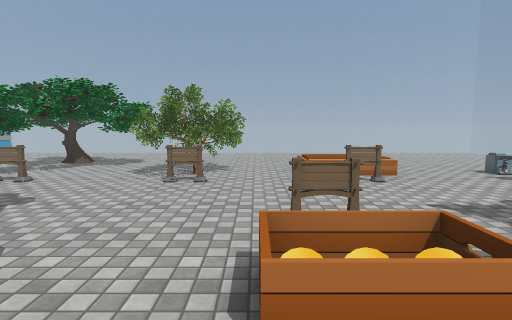
[1] (above)

24 first-person views from a walk through a scene from a Unity 3-D project. The camera is 1.5 m above the floor, tilts 6° down and sees 80° across. The floor is counted in squares, 1 m on a side. Each view is taken from the middle of a square. On the plan, view 1 faces up. The plan holds only what a view shows up to about 15 squares ahead; the rest is blank. The player is left out. Some surface patterns are stand-ins.

[2]
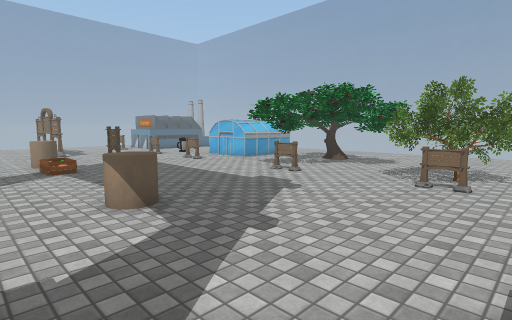

[3]
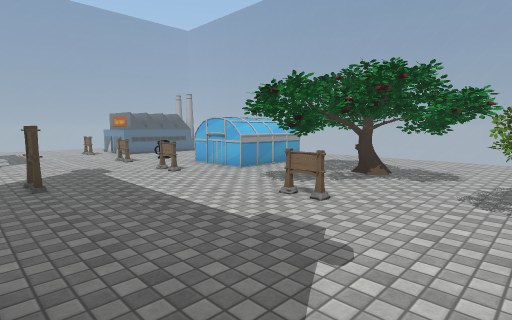

[4]
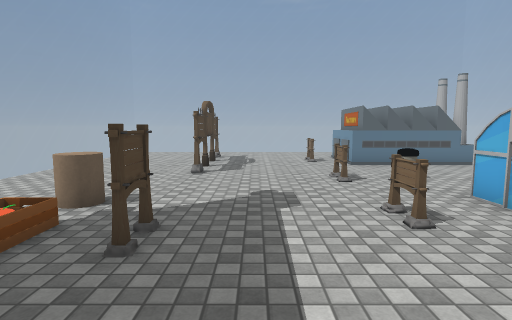

[5]
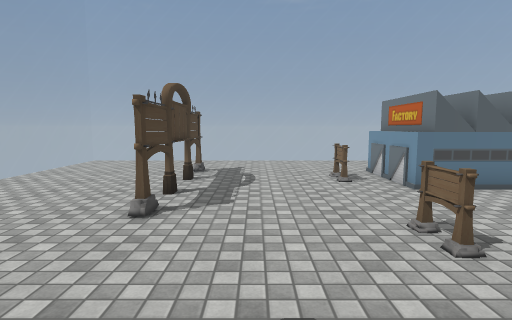

[6]
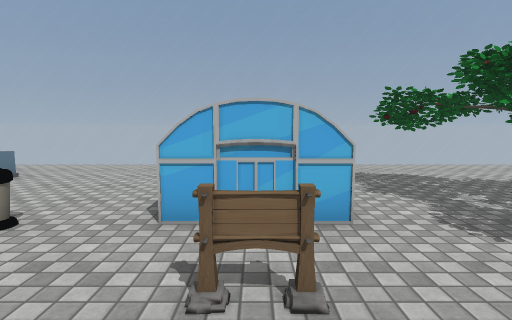

[7]
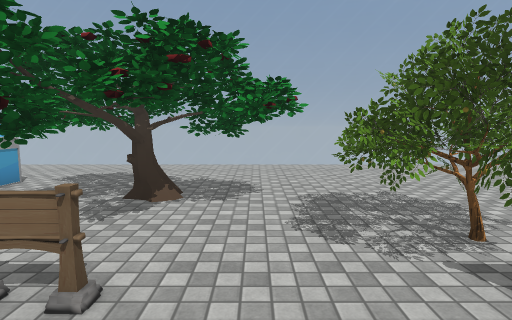

[8]
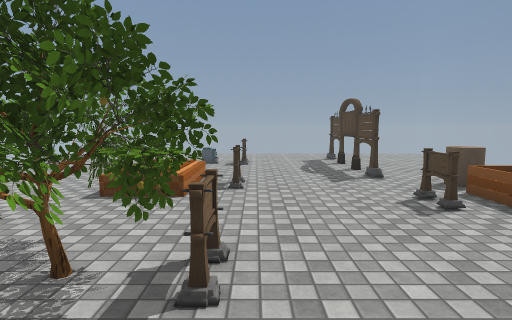

[9]
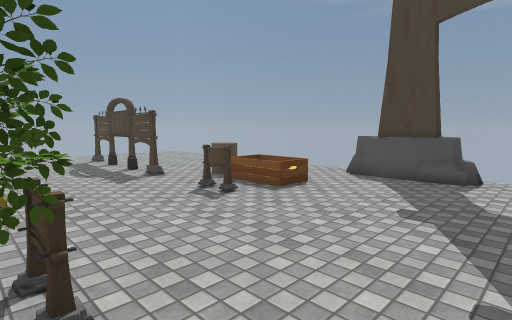

[10]
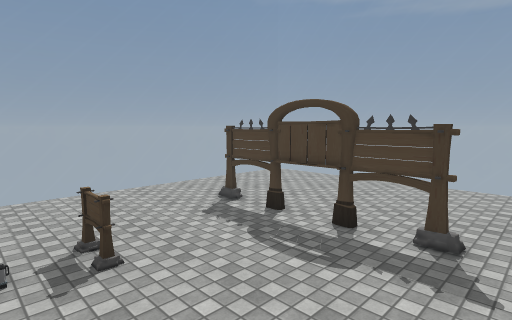

[11]
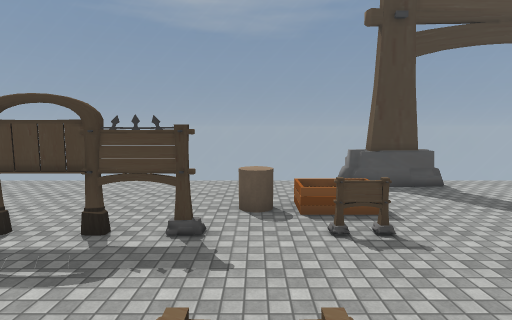

[12]
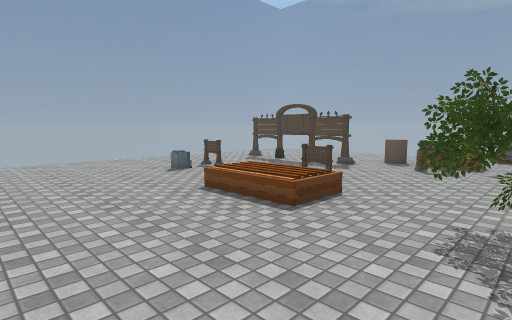

[13]
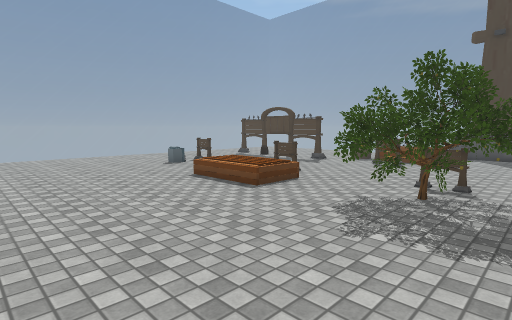

[14]
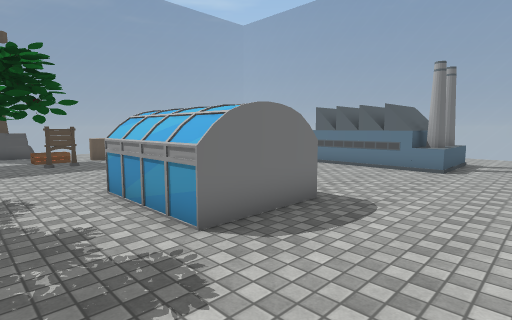

[15]
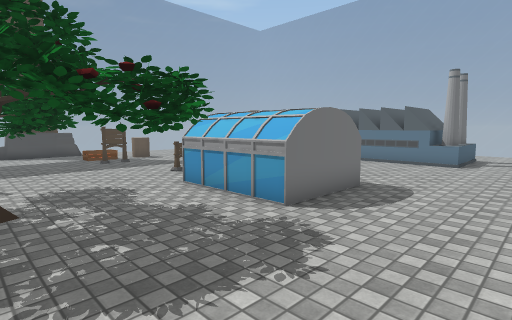

[16]
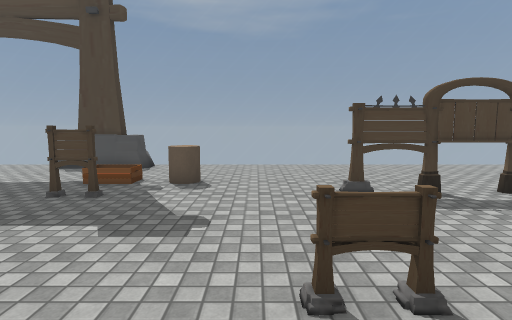

[17]
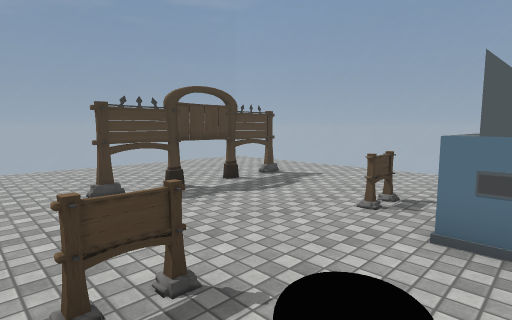

[18]
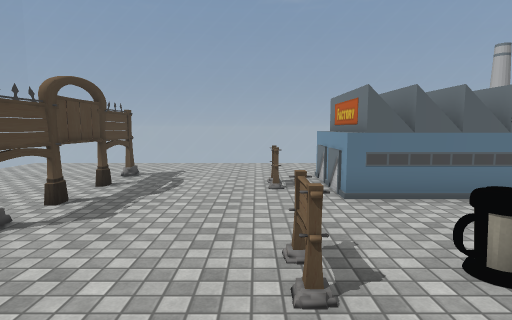

[19]
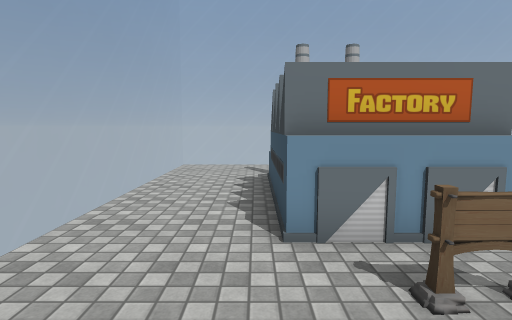

[20]
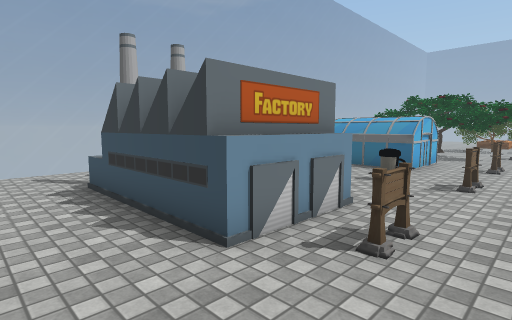

[21]
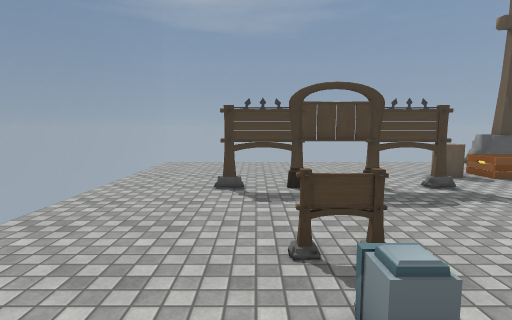

[22]
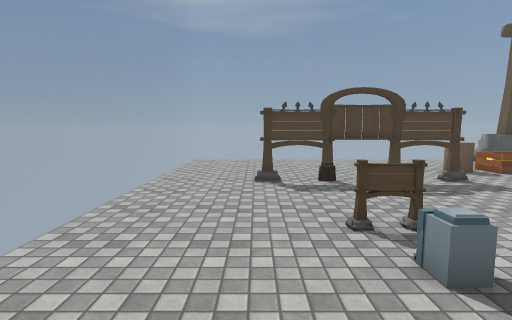

[23]
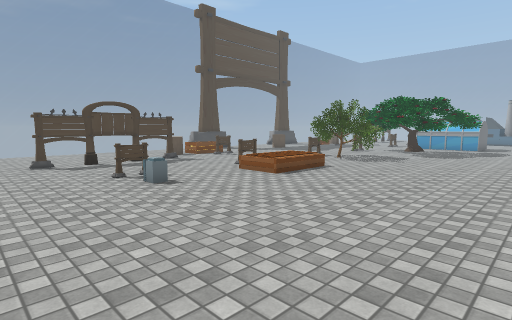

[24]
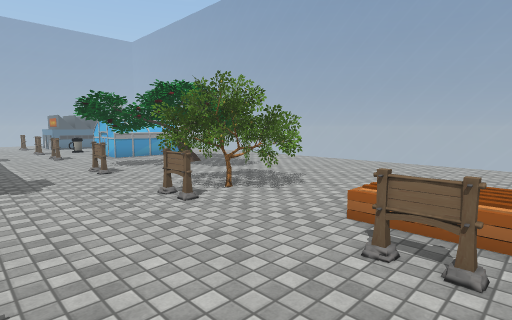

### Floor plan
Key: @ floor where view 1 was taken; # wall or solid block; . main floor; : floor 0.5 m higher than the main floor; = window, fence, low wall or low ledge; T thing the floor can be seen under or through; O other object.
Columns run from 27 left of view 1 to 13 right of it. Each row starts with its distance up from view 1.
 18 =.......... .................... ....  .
 17 =.....................................
 16 =.......................................
 15 =...OOO...........O.....................=
 14 =...OOO......OOO.OOO.O..................=
 13 =...OOO......OOO.OO.OOO.................=
 12 =...OOO......OOO...OOOOOOOO.............=
 11 =...OOO...O..OOO..OOOOOOOOO .:::........=
 10 =...OOO...O.......OOO..OOOOO.:::...O....=
  9 =....O....O...O....OO..OOOO...O....O....=
  8 =.........O.........O...OO....O....O....=
  7 =.......................................=
  6 =.......................................=
  5 =.......................................=
  4 =...TTTTT......O............O...TTTTT...=
  3 =............O.......O.....OOOO.........=
  2 =............O.......O.....OOOO.........=
  1 =.......................................=
  0 =...............###.....###@............=
 -1 =..............####.....####............=
 -2 #===============    =====  =============#

Positions as (right, up) in squares from view 1, and headings:
1: (0, 0), facing up
2: (0, 0), facing up-left
3: (-3, 3), facing up-left
4: (-8, 6), facing left
5: (-13, 6), facing left
6: (-13, 6), facing up
7: (-5, 6), facing up
8: (-5, 8), facing right
9: (-5, 9), facing down-right
10: (3, 10), facing down-right
11: (3, 10), facing down
12: (-2, 16), facing down-right
13: (-4, 17), facing down-right
14: (-9, 18), facing down-left
15: (-7, 18), facing down-left
16: (-16, 11), facing down
17: (-16, 11), facing down-left
18: (-14, 8), facing left
19: (-24, 6), facing up
20: (-26, 7), facing up-right
21: (9, 12), facing down
22: (10, 13), facing down
23: (12, 18), facing down-left
24: (4, 5), facing up-left
